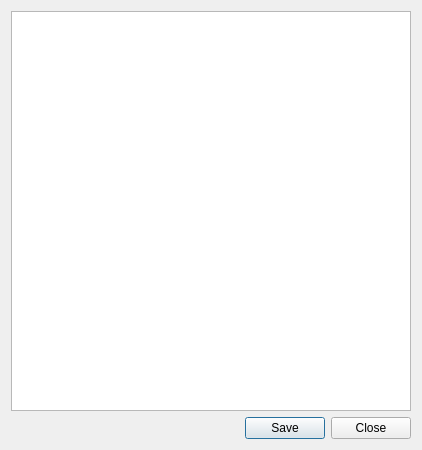
<?xml version="1.0" encoding="UTF-8"?>
<ui version="4.0">
 <class>DialogPixel</class>
 <widget class="QDialog" name="DialogPixel">
  <property name="geometry">
   <rect>
    <x>0</x>
    <y>0</y>
    <width>418</width>
    <height>449</height>
   </rect>
  </property>
  <property name="windowTitle">
   <string>Visualisation augmentée</string>
  </property>
  <layout class="QVBoxLayout" name="verticalLayout">
   <item>
    <widget class="QGraphicsView" name="_myGV">
     <property name="minimumSize">
      <size>
       <width>400</width>
       <height>400</height>
      </size>
     </property>
    </widget>
   </item>
   <item>
    <widget class="QDialogButtonBox" name="_myBBSave">
     <property name="orientation">
      <enum>Qt::Horizontal</enum>
     </property>
     <property name="standardButtons">
      <set>QDialogButtonBox::Close|QDialogButtonBox::Save</set>
     </property>
    </widget>
   </item>
  </layout>
 </widget>
 <resources/>
 <connections>
  <connection>
   <sender>_myBBSave</sender>
   <signal>accepted()</signal>
   <receiver>DialogPixel</receiver>
   <slot>accept()</slot>
   <hints>
    <hint type="sourcelabel">
     <x>257</x>
     <y>439</y>
    </hint>
    <hint type="destinationlabel">
     <x>157</x>
     <y>274</y>
    </hint>
   </hints>
  </connection>
  <connection>
   <sender>_myBBSave</sender>
   <signal>rejected()</signal>
   <receiver>DialogPixel</receiver>
   <slot>reject()</slot>
   <hints>
    <hint type="sourcelabel">
     <x>325</x>
     <y>439</y>
    </hint>
    <hint type="destinationlabel">
     <x>286</x>
     <y>274</y>
    </hint>
   </hints>
  </connection>
 </connections>
</ui>
